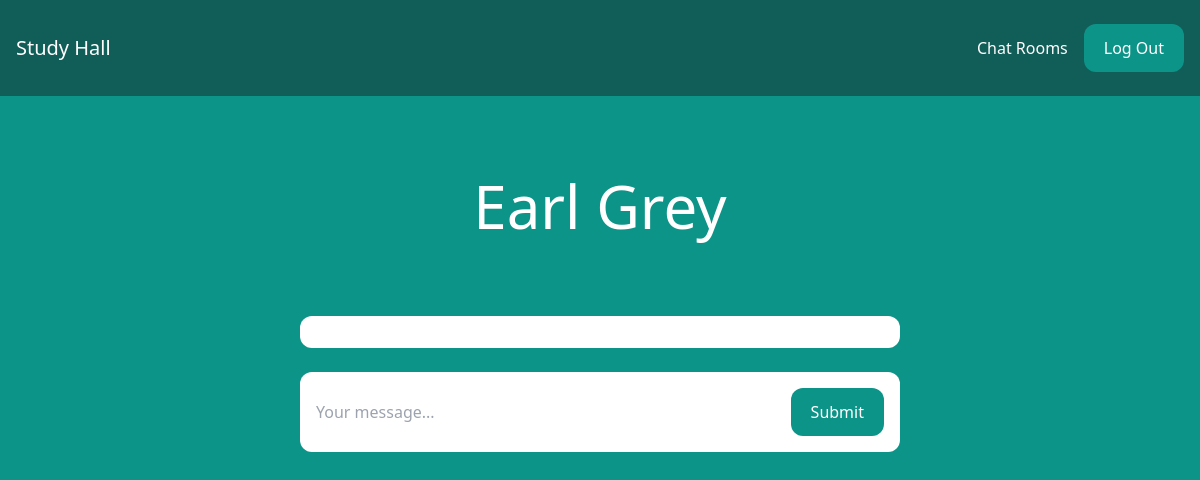
Page /rooms/earl-grey/ (signed in) on the earlier database version.
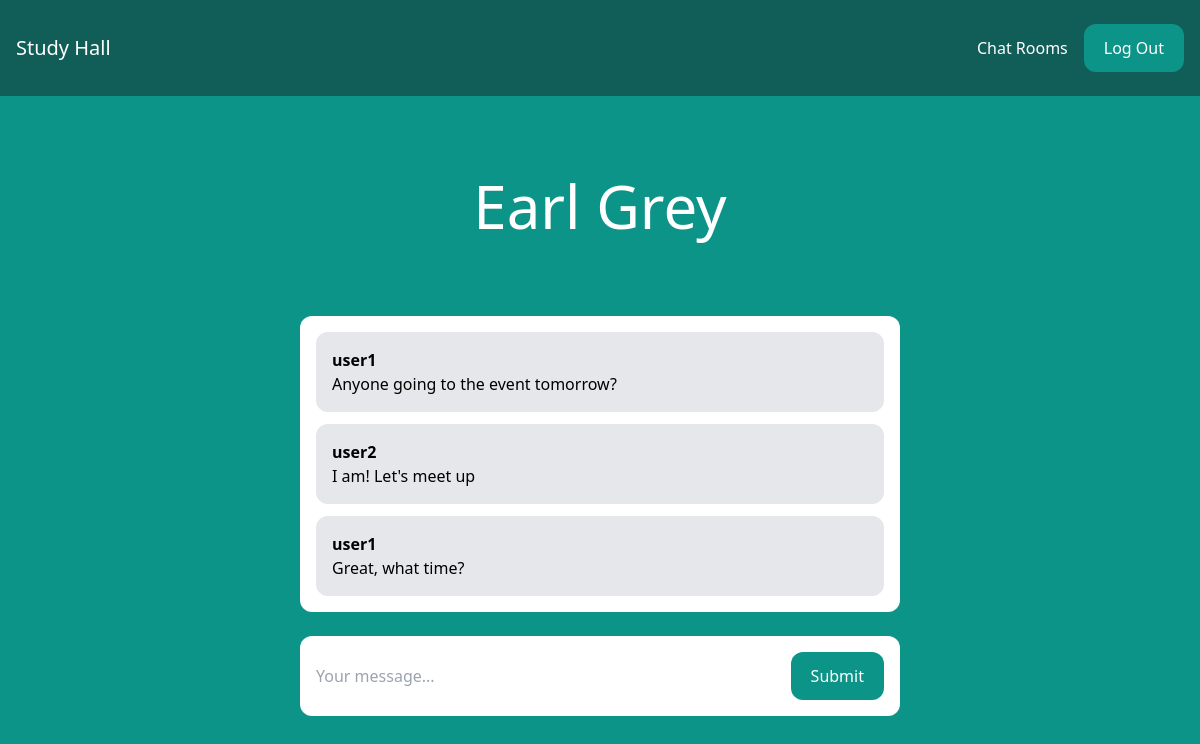
Same page on the later database version.
### room/models.py (models this page shows)
class Room(models.Model):
    name = models.CharField(max_length=255)
    slug = models.SlugField(unique=True)

class Message(models.Model):
    room = models.ForeignKey(Room, related_name='messages', on_delete=models.CASCADE)
    user = models.ForeignKey(User, related_name='messages', on_delete=models.CASCADE)
    content = models.TextField()
    date_added = models.DateTimeField(auto_now_add=True)
    class Meta:
        ordering = ('date_added',) #tuple

### room/views.py (the view)
# urls.py: path('rooms/', include('room.urls')),
@login_required
def room(request, slug):
    room = Room.objects.get(slug=slug)
    messages = Message.objects.filter(room=room)[0:25] # all messages for room, show first 25
    return render(request, 'room/room.html', {'room': room, 'messages': messages})

### room/templates/room/room.html (shortened to what this page needs)
{% extends 'core/base.html' %}
{% block content %}
    <div class="p-10 lg:p-20 text-center">
        <h1 class="text-3xl lg:text-6xl text-white">{{ room.name }}</h1>
    </div>
    <div class="lg:w-2/4 mx-4 lg:mx-auto p-4 bg-white rounded-xl">
        <div class="chat-messages space-y-3" id="chat-messages">
            {% for message in messages %}
            <div class="p-4 bg-gray-200 rounded-xl">
                <p class="font-semibold">{{ message.user.username }}</p>
                <p>{{ message.content }}</p>
            </div>
            {% endfor %}
        </div>
    </div>
    <div class="lg:w-2/4 mt-6 mx-4 lg:mx-auto p-4 bg-white rounded-xl">
        <form method="post" action="." class="flex">
            <input type="text" name="content" class="flex-1 mr-3" placeholder="Your message..." id="chat-message-input">
            <button class="px-5 py-3 rounded-xl text-white bg-teal-600 hover:bg-teal-700" id="chat-message-submit">Submit</button>
        </form>
    </div>
{% endblock %}

### core/templates/core/base.html (shortened to what this page needs)
{% load static %}
<!DOCTYPE html>
<html lang="en">
<head>
    <script src="https://cdn.tailwindcss.com"></script>
</head>
<body class="bg-teal-600">
    <nav class="flex items-center justify-between px-4 py-6 bg-teal-800">
        <div>
            <a href="/" class="text-xl text-white">Study Hall</a>
        </div>
        <div class="flex items-center space-x-4">
            {% if request.user.is_authenticated %}
                <a href="/rooms/" class="text-white hover:text-gray-200">Chat Rooms</a>
                <a href="/logout/" class="px-5 py-3 rounded-xl text-white bg-teal-600 hover:bg-teal-700">Log Out</a>
            {% else %}
                <a href="/login/" class="text-white hover:text-gray-200">Log In</a>
                <a href="/signup/" class="px-5 py-3 rounded-xl text-white bg-teal-600 hover:bg-teal-700">Sign Up</a>
            {% endif %}
        </div>
    </nav>
    {% block content %}
    {% endblock %}
</body>
</html>

Differences in the rows shown:
added Message: user.username "user1", content "Anyone going to the event tomorrow?"
added Message: user.username "user2", content "I am! Let's meet up"
added Message: user.username "user1", content "Great, what time?"
